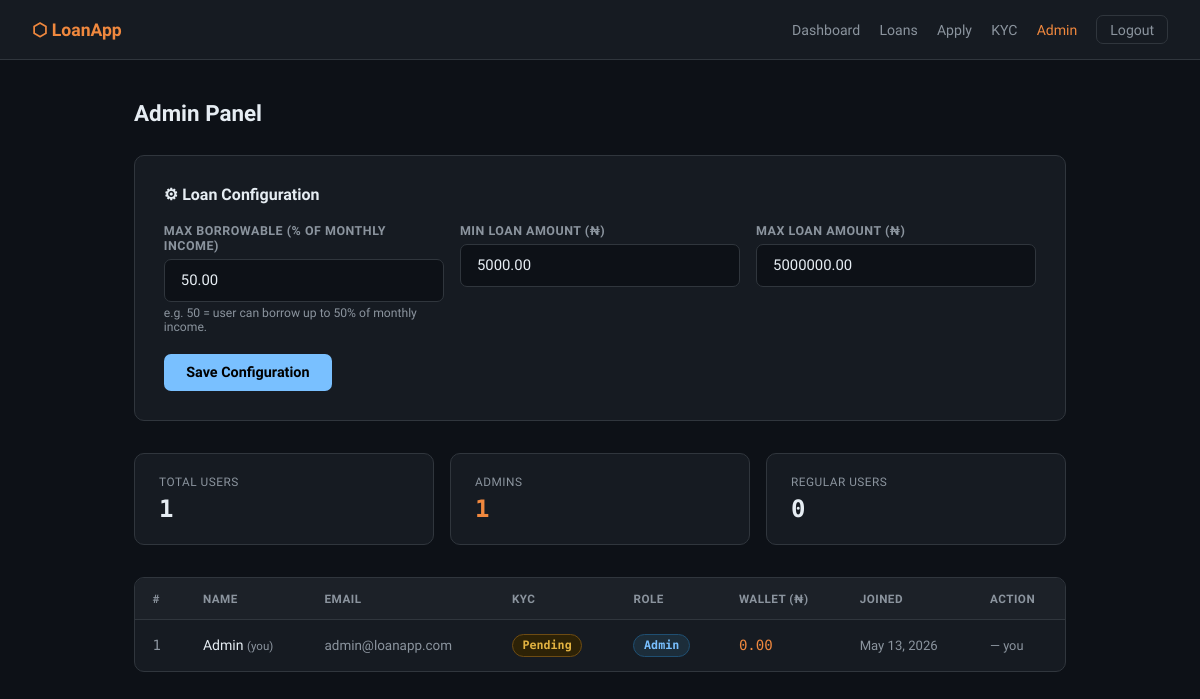
/admin.php (signed in), run on the app's committed database.
### tables this page shows
CREATE TABLE loan_config (
    id INT AUTO_INCREMENT PRIMARY KEY,
    max_loan_percent DECIMAL(5,2) DEFAULT 50.00,
    min_loan_amount DECIMAL(12,2) DEFAULT 5000.00,
    max_loan_amount DECIMAL(12,2) DEFAULT 5000000.00,
    updated_at TIMESTAMP DEFAULT CURRENT_TIMESTAMP ON UPDATE CURRENT_TIMESTAMP
);

CREATE TABLE users (
    id INT AUTO_INCREMENT PRIMARY KEY,
    name VARCHAR(100) NOT NULL,
    email VARCHAR(150) NOT NULL UNIQUE,
    password VARCHAR(255) NOT NULL,
    is_admin TINYINT(1) DEFAULT 0,
    wallet_balance DECIMAL(12,2) DEFAULT 0.00,
    monthly_income DECIMAL(12,2) DEFAULT 0.00,
    created_at TIMESTAMP DEFAULT CURRENT_TIMESTAMP
);

### admin.php (the view, shortened to what this page needs)
<?php
require 'php/config/db.php';
$users  = $pdo->query("SELECT u.*, k.status AS kyc_status FROM users u LEFT JOIN kyc k ON u.id = k.user_id ORDER BY u.created_at DESC")->fetchAll(PDO::FETCH_ASSOC);
$config = $pdo->query("SELECT * FROM loan_config LIMIT 1")->fetch(PDO::FETCH_ASSOC);
$total_users  = count($users);
$total_admins = array_sum(array_column($users, 'is_admin'));
?>
<!DOCTYPE html>
<html lang="en">
<head>
    <link rel="stylesheet" href="/loanapp/css/style.css">
</head>
<body>
    <nav>
        <a class="nav-brand" href="/loanapp/dashboard.php">⬡ LoanApp</a>
        <div class="nav-links">
            <a href="/loanapp/dashboard.php">Dashboard</a>
            <a href="/loanapp/loans.php">Loans</a>
            <a href="/loanapp/html/apply.html">Apply</a>
            <a href="/loanapp/kyc.php">KYC</a>
            <a href="/loanapp/admin.php" class="active">Admin</a>
            <a href="/loanapp/php/auth/logout.php" class="btn btn-ghost btn-sm">Logout</a>
        </div>
    </nav>
    <div class="container">
        <h1 class="page-title">Admin Panel</h1>
        <div class="config-box">
            <h2>⚙ Loan Configuration</h2>
            <form action="/loanapp/php/admin/update_user.php" method="POST">
                <div class="config-grid">
                    <div class="form-group">
                        <label>Max Borrowable (% of monthly income)</label>
                        <input type="number" name="max_loan_percent" value="<?php echo $config['max_loan_percent']; ?>" min="1" max="100" step="1" required>
                        <div class="field-hint">e.g. 50 = user can borrow up to 50% of monthly income.</div>
                    </div>
                    <div class="form-group">
                        <label>Min Loan Amount (₦)</label>
                        <input type="number" name="min_loan_amount" value="<?php echo $config['min_loan_amount']; ?>" min="1" required>
                    </div>
                    <div class="form-group">
                        <label>Max Loan Amount (₦)</label>
                        <input type="number" name="max_loan_amount" value="<?php echo $config['max_loan_amount']; ?>" min="1" required>
                    </div>
                </div>
                <button type="submit" class="btn btn-blue">Save Configuration</button>
            </form>
        </div>
        <div class="stats">
            <div class="stat-card"><div class="stat-label">Total Users</div><div class="stat-value"><?php echo $total_users; ?></div></div>
            <div class="stat-card"><div class="stat-label">Admins</div><div class="stat-value orange"><?php echo $total_admins; ?></div></div>
            <div class="stat-card"><div class="stat-label">Regular Users</div><div class="stat-value"><?php echo $total_users - $total_admins; ?></div></div>
        </div>
        <div class="table-wrap">
            <table>
                <thead>
                    <tr><th>#</th><th>Name</th><th>Email</th><th>KYC</th><th>Role</th><th>Wallet (₦)</th><th>Joined</th><th>Action</th></tr>
                </thead>
                <tbody>
                    <?php foreach ($users as $u): ?>
                    <tr>
                        <td class="mono" style="color:var(--muted);"><?php echo $u['id']; ?></td>
                        <td>
                            <?php echo htmlspecialchars($u['name']); ?>
                            <?php if ($u['id'] == $_SESSION['user_id']): ?><span style="font-size:.72rem;color:var(--muted);"> (you)</span><?php endif; ?>
                        </td>
                        <td style="color:var(--muted);font-size:.84rem;"><?php echo htmlspecialchars($u['email']); ?></td>
                        <td><?php echo $u['kyc_status']==='verified' ? '<span class="badge badge-verified">Verified</span>' : '<span class="badge badge-pending">Pending</span>'; ?></td>
                        <td><span class="badge <?php echo $u['is_admin']?'badge-admin':'badge-user'; ?>"><?php echo $u['is_admin']?'Admin':'User'; ?></span></td>
                        <td class="amount"><?php echo number_format($u['wallet_balance'], 2); ?></td>
                        <td style="color:var(--muted);font-size:.82rem;"><?php echo date('M d, Y', strtotime($u['created_at'])); ?></td>
                        <td>
                            <?php if ($u['id'] == $_SESSION['user_id']): ?>
                                <span style="color:var(--muted);font-size:.8rem;">— you</span>
                            <?php endif; ?>
                        </td>
                    </tr>
                    <?php endforeach; ?>
                </tbody>
            </table>
        </div>
    </div>
</body>
</html>

### css/style.css (style rules this page uses)
*, *::before, *::after { box-sizing: border-box; margin: 0; padding: 0; }
:root { --bg: #0d1117; --surface: #161b22; --border: #30363d; --accent: #f0883e; --green: #3fb950; --red: #f85149; --blue: #79c0ff; --text: #e6edf3; --muted: #8b949e; --radius: 10px; }
body { font-family: 'Sora', sans-serif; background: var(--bg); color: var(--text); min-height: 100vh; }
nav { background: var(--surface); border-bottom: 1px solid var(--border); padding: 0 2rem; display: flex; align-items: center; justify-content: space-between; height: 60px; }
.nav-brand { font-size: 1.1rem; font-weight: 700; color: var(--accent); text-decoration: none; }
.nav-links { display: flex; gap: 1.2rem; align-items: center; }
.nav-links a { color: var(--muted); text-decoration: none; font-size: .88rem; font-weight: 500; }
.nav-links a.active { color: var(--accent); }
.container { max-width: 980px; margin: 0 auto; padding: 2.5rem 1.5rem; }
.page-title { font-size: 1.4rem; font-weight: 700; margin-bottom: 1.8rem; }
.form-group { margin-bottom: 1.2rem; }
label { display: block; font-size: .78rem; font-weight: 600; color: var(--muted); margin-bottom: .4rem; text-transform: uppercase; letter-spacing: .5px; }
input[type=text], input[type=email], input[type=password], input[type=number], select, textarea { width: 100%; background: var(--bg); border: 1px solid var(--border); color: var(--text); border-radius: 7px; padding: .7rem 1rem; font-family: 'Sora', sans-serif; font-size: .93rem; outline: none; transition: border-color .2s; }
.field-hint { font-size: .76rem; color: var(--muted); margin-top: .3rem; }
.btn { display: inline-block; padding: .65rem 1.4rem; border-radius: 7px; font-family: 'Sora', sans-serif; font-size: .9rem; font-weight: 600; cursor: pointer; border: none; text-decoration: none; transition: opacity .2s; }
.btn-ghost { background: transparent; border: 1px solid var(--border); color: var(--text); }
.btn-blue { background: var(--blue); color: #000; }
.btn-sm { padding: .35rem .8rem; font-size: .8rem; }
.stats { display: grid; grid-template-columns: repeat(auto-fit, minmax(155px, 1fr)); gap: 1rem; margin-bottom: 2rem; }
.stat-card { background: var(--surface); border: 1px solid var(--border); border-radius: var(--radius); padding: 1.3rem 1.5rem; }
.stat-label { font-size: .74rem; color: var(--muted); text-transform: uppercase; letter-spacing: .5px; margin-bottom: .4rem; }
.stat-value { font-size: 1.5rem; font-weight: 700; font-family: 'DM Mono', monospace; }
.orange { color: var(--accent); }
.table-wrap { background: var(--surface); border: 1px solid var(--border); border-radius: var(--radius); overflow: hidden; }
table { width: 100%; border-collapse: collapse; font-size: .88rem; }
thead tr { background: #1c2128; }
th { text-align: left; padding: .85rem 1.1rem; font-size: .73rem; text-transform: uppercase; letter-spacing: .5px; color: var(--muted); font-weight: 600; border-bottom: 1px solid var(--border); }
td { padding: .85rem 1.1rem; border-bottom: 1px solid var(--border); vertical-align: middle; }
tr:last-child td { border-bottom: none; }
.badge { display: inline-block; padding: .22rem .6rem; border-radius: 20px; font-size: .73rem; font-weight: 600; font-family: 'DM Mono', monospace; }
.badge-pending { background: #2d2206; color: #e3b341; border: 1px solid #6e4c13; }
.badge-admin { background: #1c2d3a; color: var(--blue); border: 1px solid #1f4f72; }
.config-box { background: var(--surface); border: 1px solid var(--border); border-radius: var(--radius); padding: 1.8rem; margin-bottom: 2rem; }
.config-box h2 { font-size: 1rem; font-weight: 600; margin-bottom: 1.2rem; }
.config-grid { display: grid; grid-template-columns: repeat(auto-fit, minmax(200px, 1fr)); gap: 1rem; }
.amount { font-family: 'DM Mono', monospace; color: var(--accent); }
.mono { font-family: 'DM Mono', monospace; }

### data on the page
loan_config: max_loan_percent "50.00", min_loan_amount "5000.00", max_loan_amount "5000000.00"
users: id "1", name "Admin", shows "(you)", email "admin@loanapp.com", is_admin "Admin", wallet_balance "0.00", created_at "May 13, 2026", shows "— you"

### other printed values
$total_users "1"
$total_admins "1"
$total_users - $total_admins "0"
